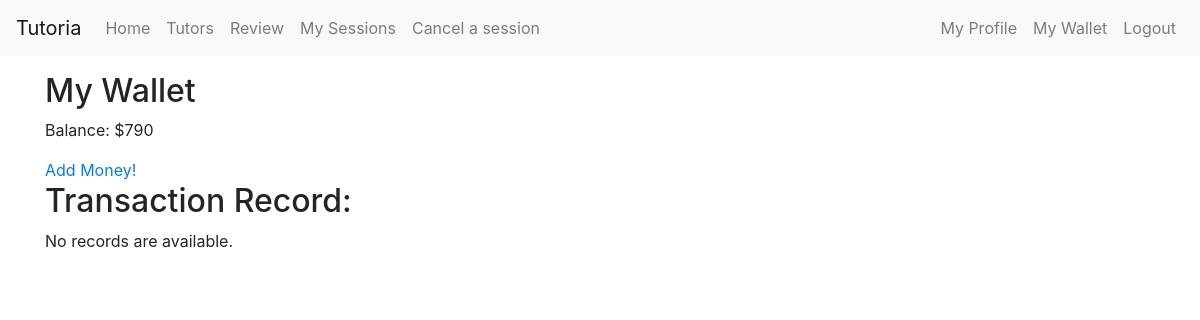
The app's page /students/wallet/ (signed in), older data.
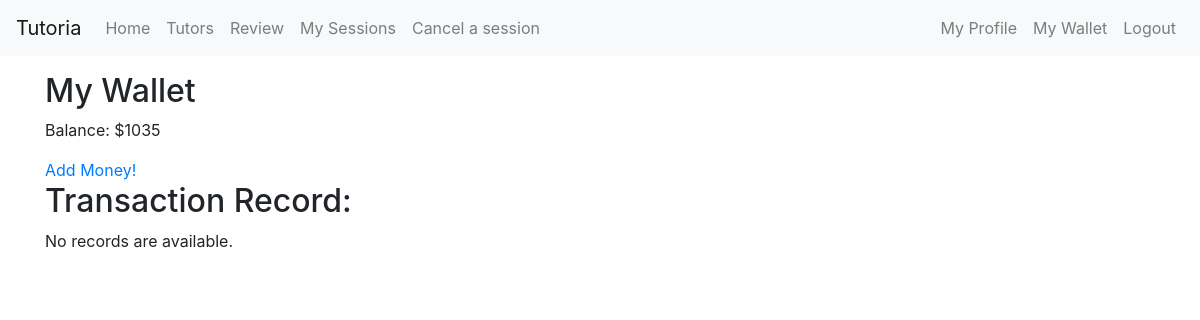
The same page, newer data.
### students/models.py (models this page shows, shortened)
class Student(models.Model):
    student = models.OneToOneField(User, on_delete=models.CASCADE)
    phone_number = models.CharField(max_length=8)
    avatar = models.ImageField(upload_to=user_directory_path)
    wallet = models.PositiveIntegerField(default=0)

### students/views.py (the view)
class MyWallet(generic.ListView):
    model = Transaction
    context_object_name = 'transactions_list'
    template_name = 'mywallet.html'
    def get_queryset(self):
        earliest = datetime.today() - timedelta(days=30)
        obj = Transaction.objects.all()
        obj = obj.filter(timestamp__gte=earliest)
        obj = obj.filter(owner=self.request.user)
        return obj
    def get_context_data(self, **kwargs):
        context = super(MyWallet, self).get_context_data(**kwargs)
        context['logged_user'] = Student.objects.get(student=self.request.user)
        return context

### Tutoria/context_processors.py (called while the page is built)
def base_template_name_context_processor(request):
    base_template_name = 'base.html'
    if request.user.is_authenticated():
        if Tutor.objects.filter(tutor=request.user):
            base_template_name = 'base_tutor.html'
    return {
        'base_template_name': base_template_name,
    }

### students/templates/mywallet.html
{% extends base_template_name %}
{% block content %}
<h2>My Wallet</h2>
    <p>Balance: ${{ logged_user.wallet }}</p>
    <a href="{% url 'transaction:add' %}">Add Money!</a>
<br>
<h2>Transaction Record:</h2>
{% if transactions_list %}
<ol>
  {% for trans in transactions_list %}
  <li>
    <ul>
      <li>Timestamp: {{ trans.timestamp|date:"d M Y" }} {{ trans.timestamp|time:"H:i" }}</li>
      <li>Amount: {{ trans.amount }}</li>
    </ul>
  </li>
  {% endfor %}
</ol>
{% else %}
<p>No records are available.</p>
{% endif %}
{% endblock %}

Row changes from the older to the newer data that the page shows:
changed Student: wallet "790" → "1035"
